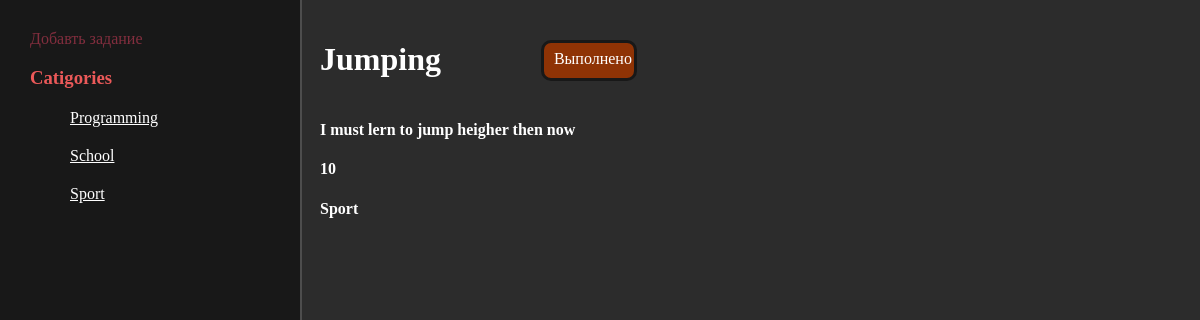
Screenshot of /task/jump/ with the database file from the repository.
### ToDOList/models.py (models this page shows, shortened)
class Category(models.Model):
    title = models.CharField(max_length=100)
    description = models.CharField(max_length=1250, null=True)
    slug = models.SlugField(max_length=150)
    def __str__(self):
        return self.title
    def get_absolute_url(self):
        return reverse("Tasks", kwargs={"slug": self.slug})

class Tasks(models.Model):
    title = models.CharField(max_length=100)
    description = models.CharField(max_length=1250, null=True)
    days_number = models.PositiveIntegerField(null=True)
    category = models.ForeignKey(Category, on_delete=models.SET_NULL, null=True)
    parent = models.ForeignKey('self', on_delete=models.SET_NULL, blank=True, null=True)
    is_complete = models.BooleanField(default=False)
    slug = models.SlugField(max_length=250)

### ToDOList/views.py (the view)
# urls.py: path('task/<slug:slug>/', TaskDetail.as_view(), name='Task_detail'),
class TaskDetail(DetailView):
    model = Tasks
    template_name = 'ToDOList/Task_detail.html'
    slug_field = 'slug'
    def get_context_data(self, **kwargs):
        context = super().get_context_data(**kwargs)
        context['Cat'] = Category.objects.all()
        return context

### ToDOList/templates/ToDOList/Task_detail.html
{% extends 'ToDOList/base.html' %}
{% block container %}
<div class="detail">
    <div class="important">
        <h1>{{object.title}}</h1>
        {% if object.is_complete == False %}
                <div class="completeBox">
                    <a class="complete" href="{% url 'complete' pk=object.id %}">Выполнить</a>
                </div>
                {% else %}
                <div class="notcompleteBox">
                    <p class="notcomplete">Выполнено</p>
                </div>
                {% endif %}
    </div>
    <h4>{{object.description}}</h4>
    <h4>{{object.days_number}}</h4>
    <h4>{{object.category}}</h4>
</div>
{% endblock %}

### ToDOList/templates/ToDOList/base.html (shortened to what this page needs)
{% load static %}
<!DOCTYPE html>
<html lang="en">
<head>
    <link rel="stylesheet" href="{% static 'ToDOList/css/main.css' %}">
</head>
<body>
    <aside>
        <div class="nav">
            <a href="{% url 'addtask' %}" class="add">Добавть задание</a>
            <h3>Catigories</h3>
            <ul>
                {% for cat in Cat %}
                <a class="" href="{{ cat.get_absolute_url }}"><li>{{cat}}</li></a>
                {% endfor %}
            </ul>
        </div>
    </aside>
    <main>
        {% block container %}
        {% endblock %}
    </main>
</body>
</html>

### ToDOList/static/ToDOList/css/main.css (style rules this page uses)
aside { float: left; background: #181818; padding: 2.5%; width: 20%; height: 100vh; color: white; border-right: 2px solid #4d4d4d; }
body { margin: 0; background: #2c2c2c; }
aside ul { list-style: none; }
aside h3 { color: #eb5959; }
aside ul li, aside ul a { margin-top: 20px; color: #fff; }
main p { padding-left: 10px; color: #fff; }
main { margin-left: 25%; }
.notcompleteBox { border-radius: 10px; position: relative; text-align: center; background-color: rgb(143, 51, 5); margin-left: 100px; height: 35px; width: 90px; border: 3px solid #181818; }
.notcomplete { display: block; position: absolute; top: -25%; margin-right: 5px; }
.important { display: flex; }
.important .completeBox, .important .notcompleteBox { margin-top: 20px; }
.detail { padding: 20px; color: #fff; }
.add { color: #822e3e; text-decoration: none; }

### rows the page displays
Category: title "Programming"
Category: title "School"
Category: title "Sport"
Tasks: title "Jumping", description "I must lern to jump heigher then now", days_number "10", category "Sport"
